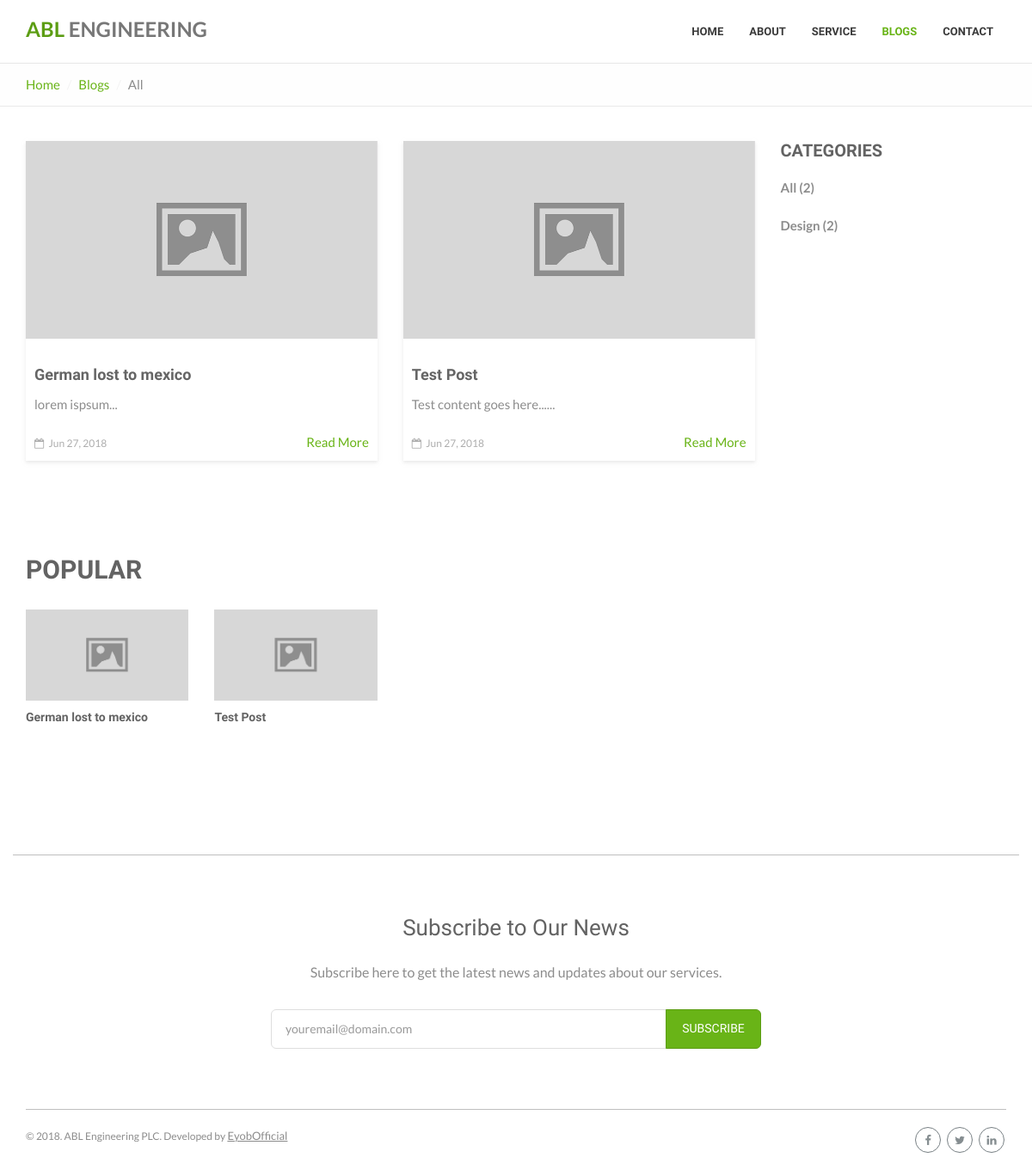
The app's page /blogs/, older data.
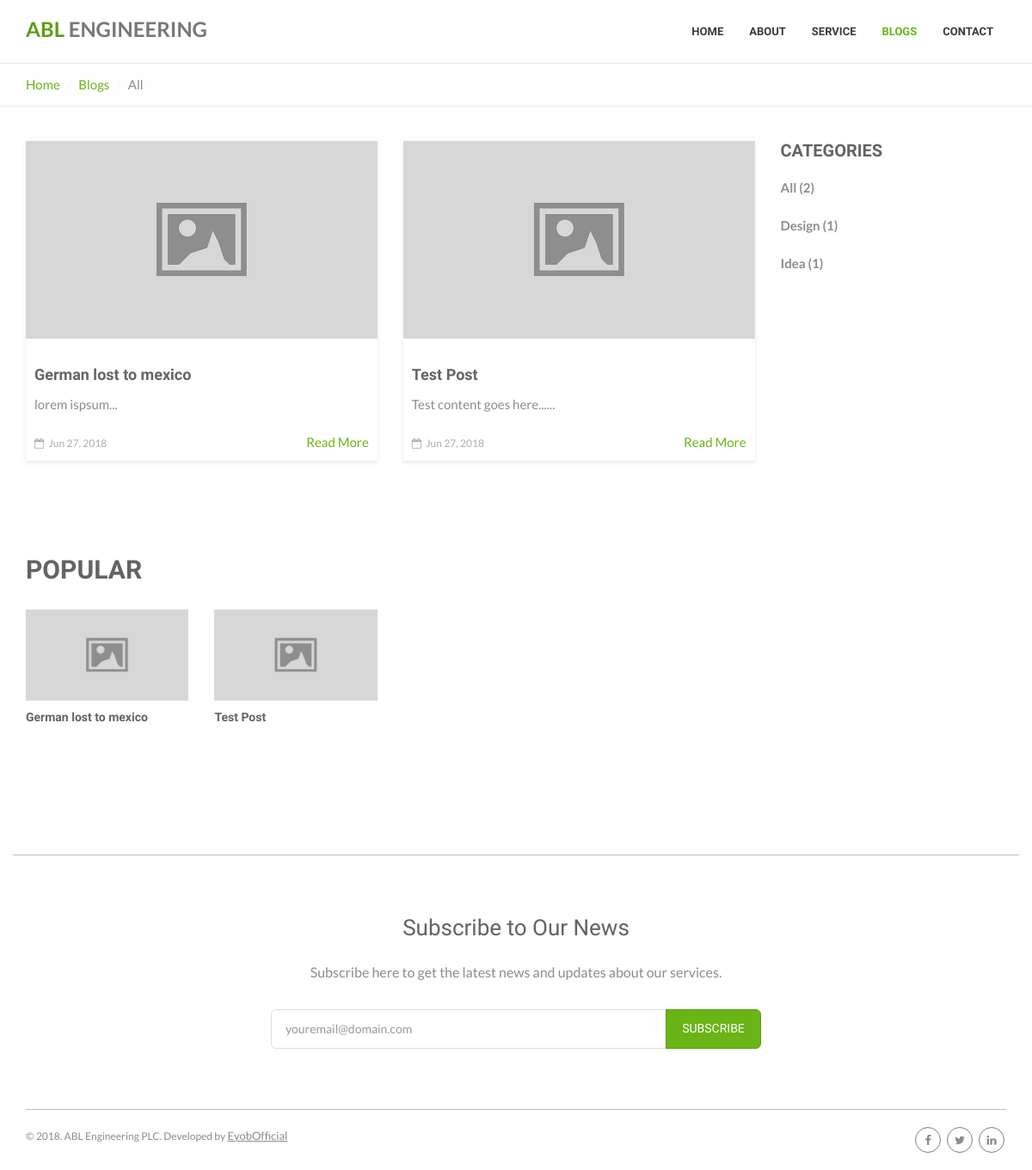
The same page, newer data.
### blogs/models.py (models this page shows, shortened)
class Base(models.Model):
    created_at = models.DateTimeField(
        'Created Date',
        null=True, blank=True,
        auto_now_add=True,
        help_text='Record first created date and time'
    )
    updated_at = models.DateTimeField(
        'Last Modified',
        null=True, blank=True,
        auto_now=True,
        help_text='Record last modified date and time'
    )
    class Meta:
        abstract = True
        get_latest_by = ['-updated_at', ]

class Post(Base):
    POST_STATUS_CHOICES = (
        ('draft', 'Draft'),
        ('published', 'Published')
    )
    author = models.ForeignKey(
        Author,
        related_name='posts',
        null=True, on_delete=models.SET_NULL
    )
    catagory = models.ForeignKey(
        Catagory,
        related_name='posts',
        on_delete=models.CASCADE,
    )
    title = models.CharField(max_length=255)
    slug = models.SlugField()
    summary = models.TextField('Short summary', blank=True)
    content = models.TextField('Post')
    picture = models.ImageField(upload_to='posts/', blank=True, null=True)
    thumbnail = models.ImageField(upload_to='posts', blank=True, null=True)
    status = models.CharField(
        max_length=10,
        choices=POST_STATUS_CHOICES,
        default='draft',
    )
    tags = models.ManyToManyField(
        Tag, blank=True,
        related_name='posts',
    )
    open_for_comment = models.BooleanField(default=True)
    read_count = models.PositiveIntegerField(default=1)
    objects = PostManager()
    class Meta:
        ordering = ['-created_at', '-updated_at', 'title', ]
        get_latest_by = ['-created_at', ]
    def get_absolute_url(self, *args, **kwargs):
        return reverse('blogs:post-detail', args=[str(self.pk), self.slug])

class Catagory(Base):
    title = models.CharField(max_length=120)
    slug = models.SlugField(unique=True)
    description = models.TextField(blank=True)
    class Meta:
        verbose_name = 'Catagory'
        verbose_name_plural = 'Catagories'
        get_latest_by = ['-created_at', '-updated_at', ]
        ordering = ['title', ]
    def get_absolute_url(self, *args, **kwargs):
        return reverse('blogs:catagory-detail', args=[self.slug, ])
    def post_count(self):
        return self.posts.published().count()

### blogs/views.py (the view)
# urls.py: path('', views.PostList.as_view(), name='post-list'),
class PostList(ListView):
    model = models.Post
    template_name = 'blogs/blogs.html'
    def get_queryset(self, *args, **kwargs):
        return self.model.objects.published().order_by('-created_at')[:4]
    def get_context_data(self, *args, **kwargs):
        context = super().get_context_data(*args, **kwargs)
        context['popular_posts'] = self.model.objects.popular()[:4]
        context['catagory_list'] = models.Catagory.objects.all()
        context['page'] = 'blogs'
        return context

### blogs/models.py (called while the page is built)
    def published(self, *args, **kwargs):
        return self.get_queryset().filter(status='published')

    def popular(self, *args, **kwargs):
        return self.published().order_by('-read_count')

### blogs/templates/blogs/blogs.html
{% extends 'base.html' %}
{% load static %}
{% block content %}
<div class="page-header breadcrumbs-only">
    <div class="container">
        <ol class="breadcrumb link-accent">
            <li><a href="{% url 'pages:index' %}">Home</a></li>
            <li><a href="{% url 'blogs:post-list' %}">Blogs</a></li>
            {% if catagory %}
            <li class="active">{{ catagory.title }}</li>
            {% else %}
            <li class="active">All</li>
            {% endif %}
        </ol>
    </div>
</div>
<div class="page-content">
    <div class="container">
        <div class="row">
            <div class="col-md-8 col-lg-9">
                <section class="no-padding-top">
                    <div class="row">
                        {% for post in post_list %}
                        <div class="col-sm-6">
                            <div class="post-entry-card">
                                <a href="{{ post.get_absolute_url }}">
                                    {% if post.picture %}
                                    <img src="{{ post.picture.url }}" class="img-responsive" alt="{{ post.title }}">
                                    {% else %}
                                    <img src="{% static 'assets/img/blog/blog-placeholder.png' %}" class="img-responsive" alt="{{ post.title }}">
                                    {% endif %}
                                </a>
                                <div class="post-info">
                                    <h3 class="post-title">
                                        <a href="{{ post.get_absolute_url }}">{{ post.title }}</a>
                                    </h3>
                                    <p class="post-excerpt">{{ post.content|truncatewords:20 }}...</p>
                                    <span class="post-meta"><i class="fa fa-calendar-o"></i> {{ post.created_at|date:'M d, Y' }}</span>
                                    <a href="{{ post.get_absolute_url }}" class="read-more pull-right">Read More</a>
                                </div>
                            </div>
                        </div>
                        {% endfor %}
                    </div>
                </section>
                <section class="categorized-posts">
                    <h2 class="section-heading pull-left">POPULAR</h2>
                    <div class="clearfix"></div>
                    <div class="row">
                        {% for post in popular_posts %}
                        <div class="col-sm-6 col-lg-3">
                            <div class="post-entry post-entry-simple">
                                <a href="{{ post.get_absolute_url }}">
                                    {% if post.thumbnail %}
                                    <img src="{{ post.thumbnail.url }}" class="img-responsive" alt="{{ post.title }}">
                                    {% else %}
                                    <img src="{% static 'assets/img/blog/blog-placeholder.png' %}" class="img-responsive" alt="{{ post.title }}">
                                    {% endif %}
                                </a>
                                <h3 class="post-title">
                                    <a href="{{ post.get_absolute_url }}">{{ post.title }}</a>
                                </h3>
                            </div>
                        </div>
                        {% endfor %}
                    </div>
                </section>
            </div>
            <div class="col-md-4 col-lg-3">
                <div class="sidebar">
                    {% include 'partials/sidebar.html' %}
                </div>
            </div>
        </div>
    </div>
</div>
{% endblock content %}

### templates/base.html (shortened to what this page needs)
{% load static %}<!DOCTYPE html>
<html lang="en" {% if page == 'home' %}class="fullscreen-bg"{% endif %}>
<head>
	<link href="{% static 'assets/css/bootstrap.min.css' %}" rel="stylesheet" type="text/css">
	<link href="{% static 'assets/css/font-awesome.min.css' %}" rel="stylesheet" type="text/css">
	<link href="{% static 'assets/css/elegant-icons.css' %}" rel="stylesheet" type="text/css">
	<link href="{% static 'assets/css/main.css' %}" rel="stylesheet" type="text/css">
	<link href="{% static 'assets/css/my-custom-styles.css' %}" rel="stylesheet" type="text/css">
</head>
<body>
	<div id="wrapper">
	{% block wrapper %}
		{% block navbar %}
		{% if page == 'home' %}
		<nav class="navbar navbar-default navbar-fixed-top navbar-light-font ignore-paddingtop navbar-no-background">
			<div class="container">
				<button type="button" class="navbar-toggle collapsed" data-toggle="collapse" data-target="#main-nav-collapse">
					<span class="sr-only">Toggle Navigation</span>
					<i class="fa fa-bars"></i>
				</button>
				<a href="{% url 'pages:index' %}" class="navbar-brand">
					<span class="text-green">ABL</span>	ELECTRICAL ENGINEERING
				</a>
				<div id="main-nav-collapse" class="collapse navbar-collapse">
					<ul class="nav navbar-nav main-navbar-nav">
						<li class="active"><a href="{% url 'pages:index' %}">HOME</a></li>
						<li><a href="{% url 'pages:about' %}">ABOUT</a></li>
						<li><a href="{% url 'pages:service' %}">SERVICES</a></li>
						<li><a href="{% url 'blogs:post-list' %}">BLOGS</a></li>
						<li><a href="{% url 'pages:contact' %}">CONTACT</a></li>
					</ul>
				</div>
			</div>
		</nav>
		{% else %}
		<nav class="navbar navbar-default navbar-fixed-top ">
			<div class="container">
				<a href="{% url 'pages:index' %}" class="navbar-brand">
					<span class="text-green">ABL</span> ENGINEERING
				</a>
				<div id="main-nav-collapse" class="collapse navbar-collapse">
					<ul class="nav navbar-nav main-navbar-nav">
						<li><a href="{% url 'pages:index' %}">HOME</a></li>
						<li {% if page == 'about' %}class="active"{% endif %}><a href="{% url 'pages:about' %}">ABOUT</a></li>
						<li {% if page == 'service' %}class="active"{% endif %}><a href="{% url 'pages:service' %}">SERVICE</a></li>
						<li {% if page == 'blogs' %}class="active"{% endif %}><a href="{% url 'blogs:post-list' %}">BLOGS</a></li>
						<li {% if page == 'contact' %}class="active"{% endif %}><a href="{% url 'pages:contact' %}">CONTACT</a></li>
					</ul>
				</div>
			</div>
		</nav>
		{% endif %}
		{% endblock navbar %}
		{% block content %}{% endblock content %}
		<footer class="footer-newsletter" id="page-footer">
			<div class="container">
				<div class="footer-top">
					<h4 class="footer-heading">Subscribe to Our News</h4>
					<p class="copytext">Subscribe here to get the latest news and updates about our services.
					<form class="newsletter-form" method="POST" action="{% url 'pages:subscribe' %}">
						<div class="input-group input-group-lg">
							<input type="email" class="form-control" name="email" placeholder="youremail@domain.com" required="required">
							<span class="input-group-btn"><button class="btn btn-primary" type="submit"><span>SUBSCRIBE</span></button>
							</span>
						</div>
					</form>
				</div>
				<div class="footer-bottom">
					<div class="left">
						<p class="copyright-text">&copy; {% now 'Y' %}. ABL Engineering PLC. Developed by <a href="#">EyobOfficial</a></p>
					</div>
					<ul class="right list-inline social-icons social-icons-bordered social-icons-small social-icons-fullrounded">
						<li><a href="#"><i class="fa fa-facebook"></i></a></li>
						<li><a href="#"><i class="fa fa-twitter"></i></a></li>
						<li><a href="#"><i class="fa fa-linkedin"></i></a></li>
					</ul>
				</div>
			</div>
		</footer>
	{% endblock wrapper %}
	</div>
</body>
</html>

### blogs/templates/partials/sidebar.html
<div class="widget">
    <h4 class="widget-title">CATEGORIES</h4>
    <ul class="list-unstyled category-list">
        <li class="active"><a href="{% url 'blogs:post-list' %}">All ({{ post_list.count }})</a></li>
        {% for catagory in catagory_list %}
            {% if catagory.post_count > 0 %}
                <li>
                    <a href="{{ catagory.get_absolute_url }}">{{ catagory.title }} ({{ catagory.post_count }})</a>
                </li>
            {% endif %}
        {% endfor %}
    </ul>
</div>

### templates/base.html (style rules this page uses)
.text-green { color: #5c9d14 !important; }
.navbar-brand { font-size: 24px; font-weight: bold; color: #000; }
ul.nav { font-weight: bold !important; }

Row changes from the older to the newer data that the page shows:
computed for Catagory "Design": post_count "2" → "1"
added Catagory: title "Idea", post_count "1"
